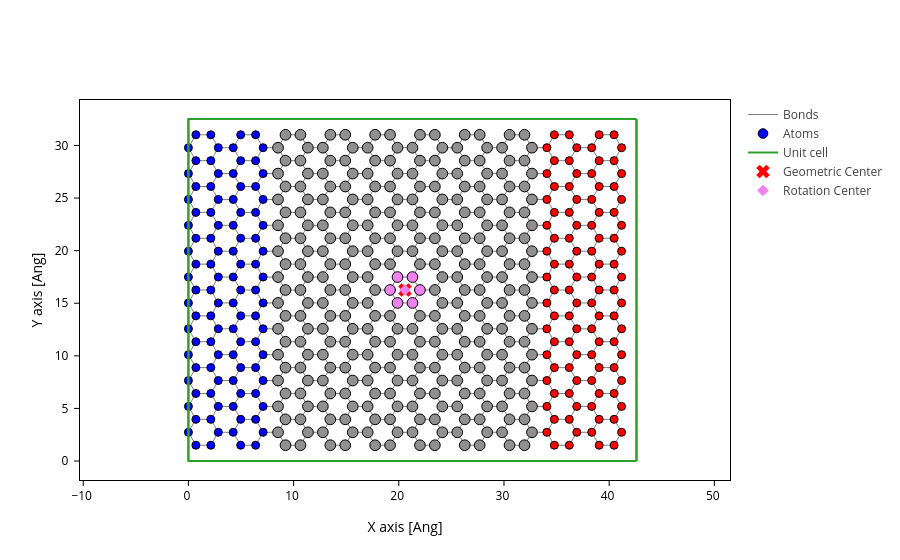

Notebook source saved alongside this figure:
### Code cell
atoms_style = mark_electrode(lr_idx_ribbon)
plot_with_center(device_ribbon, atoms_style=atoms_style)

### Figure 1 — Plotly figure (JSON) as saved in the notebook; plotly's stock layout.template omitted (floating-point values rounded to 4 significant figures; data arrays with more than 128 entries replaced by an {"elided": "..."} marker saying what was removed)
{"data": [{"line": {"color": "gray", "width": 1}, "meta": {}, "mode": "lines", "name": "Bonds", "opacity": 1, "type": "scatter", "x": {"elided": "15078 float values"}, "y": {"elided": "15078 float values"}}, {"marker": {"color": {"elided": "500 str values"}, "line": {"color": "black", "width": 1}, "opacity": 1, "size": {"elided": "500 float values"}}, "meta": {}, "mode": "markers", "name": "Atoms", "opacity": 1, "type": "scatter", "x": {"elided": "500 float values"}, "y": {"elided": "500 float values"}}, {"meta": {}, "mode": "lines", "name": "Unit cell", "type": "scatter", "x": [0.0, 0.0, 42.6, 42.6, 0.0, 0.0, NaN, 0.0, 0.0, 0.0, 42.6, 42.6, 0.0, NaN, 42.6, 42.6, NaN, 42.6, 42.6], "y": [0.0, 32.51, 32.51, 32.51, 32.51, 32.51, NaN, 32.51, 0.0, 0.0, 0.0, 0.0, 0.0, NaN, 32.51, 0.0, NaN, 32.51, 0.0]}, {"marker": {"color": "red", "size": 12, "symbol": "x"}, "mode": "markers", "name": "Geometric Center", "type": "scatter", "x": [20.59], "y": [16.26]}, {"marker": {"color": "violet", "size": 9, "symbol": "diamond"}, "mode": "markers", "name": "Rotation Center", "type": "scatter", "x": [20.59], "y": [16.26]}], "layout": {"scene": {"aspectmode": "data", "xaxis": {"title": {"text": "X axis [Ang]"}}, "yaxis": {"title": {"text": "Y axis [Ang]"}}}, "xaxis": {"scaleanchor": "y", "scaleratio": 1, "title": {"text": "X axis [Ang]"}}, "yaxis": {"title": {"text": "Y axis [Ang]"}}}}
